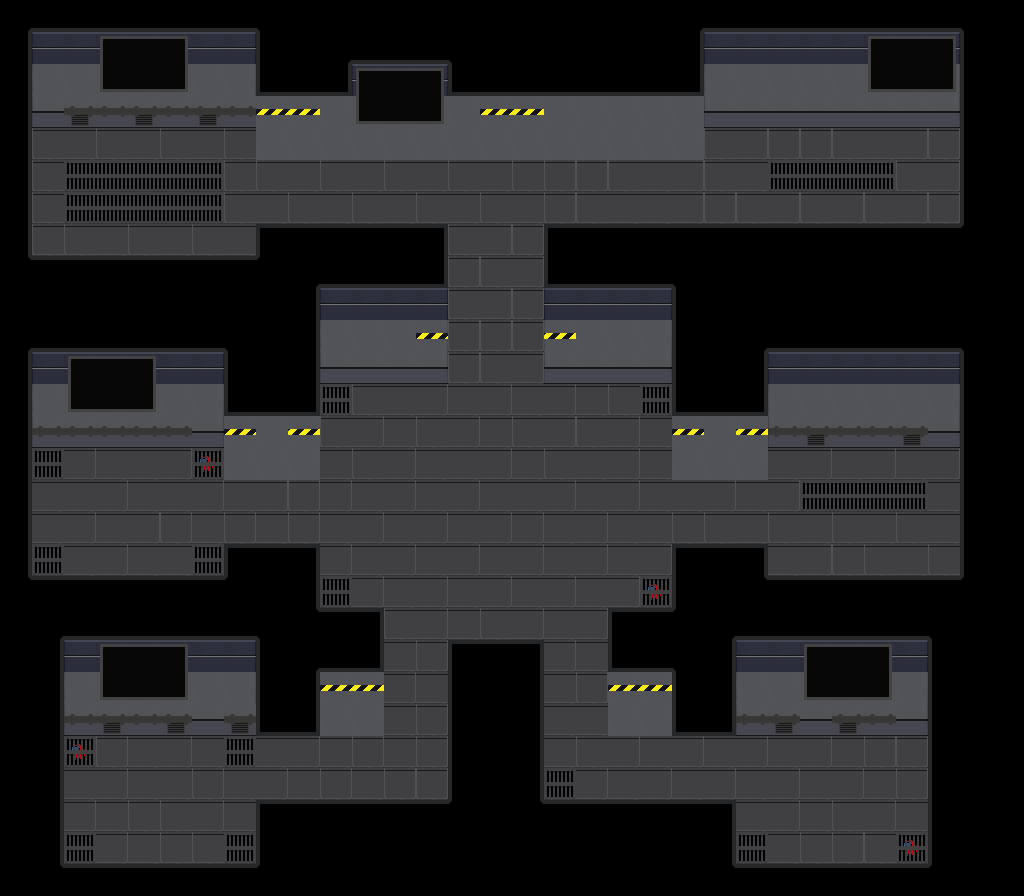

This game map was drawn from its Tiled (.tmx) file and the tilesets committed beside it. A one-line description and the trimmed map source follow:
An orthogonal 32x28 tile map with 32x32 px tiles, 2 tile layers (Ground, Decoration), 2 tilesets and 125 objects (58x ObjectCollision, 36x LaboratoryObject, 10x DepthObject, 8x Acid, 5x Valve Position, ...).

<map version="1.10" tiledversion="1.11.2" orientation="orthogonal" renderorder="right-down" width="32" height="28" tilewidth="32" tileheight="32" infinite="0" nextlayerid="6" nextobjectid="249">
 <tileset firstgid="1" source="../tsx/TileSetLab.tsx" />
 <tileset firstgid="193" source="../tsx/LaboratoryObjects.tsx" />
 <layer id="1" name="Ground" width="32" height="28">
  <data>[896 cells, 767 non-empty, 31 distinct tile ids]</data>
 </layer>
 <layer id="4" name="Decoration" width="32" height="28">
  <data>[896 cells, 75 non-empty, 9 distinct tile ids]</data>
 </layer>
 <objectgroup id="3" name="Collisions">
  <object id="2" name="ObjectCollision" x="9.35302" y="114.618" width="25.5888" height="144.013" />
  <object id="5" name="ObjectCollision" x="27.2457" y="93.1923" width="229.759" height="22.3404" />
  <object id="6" name="ObjectCollision" x="29.279" y="249.763" width="227.319" height="29.6076" />
  <object id="9" name="ObjectCollision" x="254.997" y="113.941" width="451.282" height="35.7401" />
  <object id="10" name="ObjectCollision" x="257.411" y="222.093" width="184.45" height="34.5048" />
  <object id="11" name="ObjectCollision" x="702.2" y="90.2421" width="260.245" height="22.3404" />
  <object id="12" name="ObjectCollision" x="961.862" y="113.856" width="19.9092" height="108.256" />
  <object id="13" name="LaboratoryObject" gid="193" x="223.762" y="141.524" width="32" height="64" />
  <object id="16" name="LaboratoryObject" gid="194" x="63.9253" y="139.742" width="64" height="32" />
  <object id="18" name="ObjectCollision" x="547.705" y="221.186" width="418.373" height="34.5048" />
  <object id="19" name="ObjectCollision" x="316.881" y="344.867" width="129.932" height="34.5048" />
  <object id="20" name="ObjectCollision" x="547.74" y="344.105" width="129.06" height="34.5048" />
  <object id="21" name="ObjectCollision" x="674.193" y="431.899" width="90.5978" height="35.1597" />
  <object id="22" name="ObjectCollision" x="225.43" y="435.949" width="91.1598" height="34.5048" />
  <object id="23" name="ObjectCollision" x="60.729" y="695.003" width="322.083" height="26.7205" />
  <object id="33" name="LaboratoryObject" gid="195" x="319.772" y="408.483" width="32" height="32" />
  <object id="46" name="LaboratoryObject" gid="196" x="636.045" y="408.888" width="32" height="32" />
  <object id="58" name="LaboratoryObject" gid="200" x="48.5041" y="493.799" width="96" height="96" />
  <object id="62" name="LaboratoryObject" gid="201" x="110.274" y="781.106" width="96" height="96" />
  <object id="65" name="LaboratoryObject" gid="201" x="814.679" y="778.959" width="96" height="96" />
  <object id="68" name="LaboratoryObject" gid="200" x="814.932" y="489.816" width="96" height="96" />
  <object id="69" name="LaboratoryObject" gid="200" x="122.555" y="165.863" width="96" height="96" />
  <object id="74" name="LaboratoryObject" gid="202" x="320.39" y="127.806" width="32" height="32" />
  <object id="77" name="LaboratoryObject" gid="204" x="671.742" y="128.331" width="32" height="32" />
  <object id="80" name="LaboratoryObject" gid="203" x="576.242" y="128.3" width="32" height="32" />
  <object id="91" name="LaboratoryObject" gid="202" x="32.953" y="416.338" width="32" height="32" />
  <object id="94" name="LaboratoryObject" gid="203" x="799.974" y="416.479" width="32" height="32" />
  <object id="97" name="LaboratoryObject" gid="202" x="894.543" y="416" width="32" height="32" />
  <object id="100" name="LaboratoryObject" gid="203" x="63.9059" y="96.3582" width="32" height="32" />
  <object id="104" name="LaboratoryObject" gid="203" x="192.489" y="96.1567" width="32" height="32" />
  <object id="108" name="LaboratoryObject" gid="204" x="223.788" y="704.842" width="32" height="32" />
  <object id="110" name="ObjectCollision" x="128.776" y="707.659" width="61.0314" height="38.5004" />
  <object id="112" name="LaboratoryObject" gid="200" x="559.304" y="425.48" width="96" height="96" />
  <object id="113" name="LaboratoryObject" gid="201" x="335.003" y="425.029" width="96" height="96" />
  <object id="114" name="ObjectCollision" x="316.922" y="362.282" width="97.0979" height="27.496" />
  <object id="117" name="ObjectCollision" x="576.639" y="368.426" width="99.6918" height="29.5383" />
  <object id="118" name="ObjectCollision" x="297.478" y="361.933" width="23.6214" height="108.282" />
  <object id="119" name="ObjectCollision" x="672.585" y="358.814" width="22.8478" height="108.282" />
  <object id="120" name="LaboratoryObject" gid="206" x="800.395" y="127.038" width="64" height="64" />
  <object id="121" name="LaboratoryObject" gid="207" x="64.8596" y="126.891" width="32" height="32" />
  <object id="122" name="LaboratoryObject" gid="211" x="91.7543" y="124.973" width="32" height="32" />
  <object id="131" name="LaboratoryObject" gid="194" x="127.859" y="459.338" width="64" height="32" />
  <object id="135" name="LaboratoryObject" gid="194" x="767.632" y="459.093" width="64" height="32" />
  <object id="138" name="LaboratoryObject" gid="194" x="736.115" y="746.966" width="64" height="32" />
  <object id="140" name="LaboratoryObject" gid="208" x="130.41" y="444.486" width="32" height="32" />
  <object id="143" name="LaboratoryObject" gid="210" x="157.275" y="446.066" width="32" height="32" />
  <object id="146" name="LaboratoryObject" gid="209" x="769.523" y="442.33" width="32" height="32" />
  <object id="148" name="LaboratoryObject" gid="211" x="797.077" y="445.501" width="32" height="32" />
  <object id="151" name="LaboratoryObject" gid="211" x="736.864" y="734.2" width="32" height="32" />
  <object id="159" name="LaboratoryObject" gid="207" x="765.092" y="735.395" width="32" height="32" />
  <object id="160" name="ObjectCollision" x="412.739" y="222.544" width="34.072" height="122.753" />
  <object id="163" name="ObjectCollision" x="547.716" y="256.289" width="23.4257" height="87.5676" />
  <object id="164" name="ObjectCollision" x="31.1864" y="423.207" width="193.046" height="17.784" />
  <object id="166" name="ObjectCollision" x="65.7885" y="440.712" width="61.9686" height="22.6369" />
  <object id="167" name="ObjectCollision" x="8.37919" y="436.094" width="25.5888" height="144.013" />
  <object id="168" name="ObjectCollision" x="32.7821" y="577.154" width="193.046" height="17.784" />
  <object id="169" name="ObjectCollision" x="255.024" y="798.463" width="196.089" height="21.8715" />
  <object id="170" name="ObjectCollision" x="54.3997" y="721.088" width="10.7453" height="146.738" />
  <object id="172" name="ObjectCollision" x="541.651" y="797.223" width="194.754" height="23.4594" />
  <object id="173" name="ObjectCollision" x="607.777" y="696.798" width="324.696" height="26.7205" />
  <object id="174" name="ObjectCollision" x="833.568" y="703.416" width="61.0314" height="40.0441" />
  <object id="175" name="ObjectCollision" x="607.82" y="606.909" width="28.9581" height="90.0429" />
  <object id="176" name="ObjectCollision" x="353.033" y="605.866" width="29.7389" height="89.5868" />
  <object id="177" name="ObjectCollision" x="449.386" y="641.71" width="18.9171" height="158.483" />
  <object id="178" name="ObjectCollision" x="523.348" y="642.048" width="18.9171" height="158.483" />
  <object id="179" name="ObjectCollision" x="449.413" y="639.438" width="92.8712" height="12.8999" />
  <object id="180" name="ObjectCollision" x="927.948" y="717.948" width="12.9669" height="148.411" />
  <object id="181" name="ObjectCollision" x="768.07" y="423.19" width="193.046" height="17.784" />
  <object id="182" name="ObjectCollision" x="832.084" y="437.227" width="61.9686" height="22.6369" />
  </objectgroup>
 <objectgroup id="5" name="DepthObjects">
  <!-- 36 objects omitted --></objectgroup>
 <objectgroup id="2" name="Entities">
  <!-- 21 objects omitted --></objectgroup>
</map>
<!-- 56 of 125 objects omitted -->